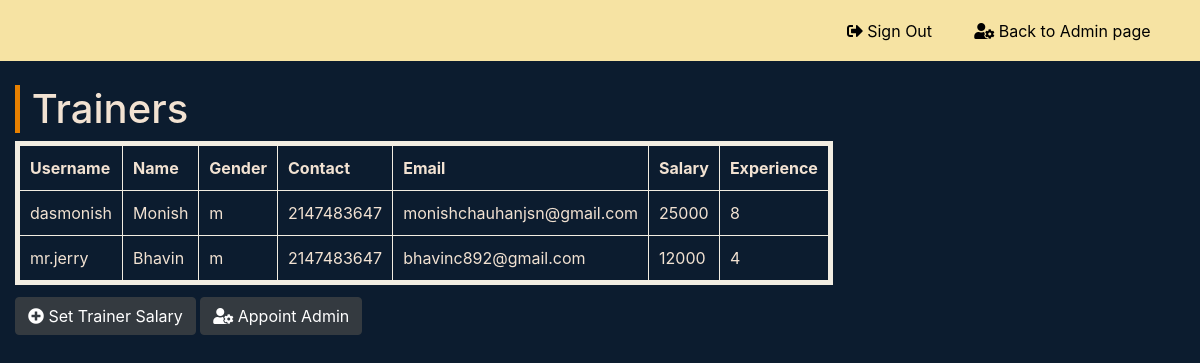
/alltrainer.php, run on the app's committed database.
### tables this page shows
CREATE TABLE `td` (
  `username` varchar(20) NOT NULL,
  `password` varchar(20) NOT NULL,
  `fname` varchar(20) NOT NULL,
  `mname` varchar(20) NOT NULL,
  `lname` varchar(20) NOT NULL,
  `gender` varchar(1) NOT NULL,
  `dobday` int(2) NOT NULL,
  `dobmonth` varchar(10) NOT NULL,
  `dobyear` int(4) NOT NULL,
  `contact` int(10) NOT NULL,
  `email` varchar(40) NOT NULL,
  `salary` int(10) NOT NULL,
  `experience` int(2) NOT NULL,
  `admin` int(11) NOT NULL
);

### alltrainer.php (the view, shortened to what this page needs)
<!DOCTYPE html>
<html>
<head>
	<link rel="stylesheet" type="text/css" href="admin.css">
<link rel="stylesheet" href="https://stackpath.bootstrapcdn.com/bootstrap/4.1.3/css/bootstrap.min.css">
	<link rel="stylesheet" href="https://use.fontawesome.com/releases/v5.2.0/css/all.css">
  <?php
  require 'server.php';
  ?>
	</head>
<body>
  <div class="container-fluid" style="background-color: #f6e3a3;">
      <a href="logout.php"><button type="button" class="btn btn-primary-outline" style="margin: 1% 1% 1% 70%;"><i class="fas fa-sign-out-alt"></i><span id="hidden-xs">  Sign Out</span></button></a>
      <a href="admin.php"><button type="button" class="btn btn-primary-outline"><i class="fas fa-user-cog"></i><span id="hidden-xs"> Back to Admin page</span></button></a>
    </div>
<div class="container-fluid">
  <br>
    <a name="trainer"><h1>Trainers</h1></a>
    <div class="row" id="trainer-container">
      <div class="col-lg-12">
        <table border="5px" bordercolor="#f2ede2" cellpadding="10">
          <tr>
            <th>Username</th>
            <th>Name</th>
            <th>Gender</th>
            <th>Contact</th>
            <th>Email</th>
            <th>Salary</th>
            <th>Experience</th>
          </tr>
          <?php
          $sql = 'SELECT *
              FROM td';
          $query = mysqli_query($conn, $sql);
              while ($row = mysqli_fetch_array($query))
              {
                echo '
                <tr>
                    <td>'.$row['username'].'</td>
                    <td>'.$row['fname'].'</td>
                    <td>'.$row['gender'].'</td>
                    <td>'.$row['contact'].'</td>
                    <td>'.$row['email'].'</td>
                    <td>'.$row['salary'].'</td>
                    <td>'.$row['experience'].'</td>
                </tr>';
              }
         ?>
        </table>
      </div>
      <br>
      <div class="col-lg-6 button-padding">
            <button class="btn btn-dark" type="submit" data-toggle="modal" data-target="#new-trainer"><i class="fas fa-plus-circle"></i> Set Trainer Salary</button>
            <button class="btn btn-dark" type="submit" data-toggle="modal" data-target="#admin-trainer"><i class="fas fa-user-cog"></i> Appoint Admin</button>
      </div>
    </div>
    <br>
  </div>
</body>
</html>

### admin.css (style rules this page uses)
body { background-color: #0c1c2f !important; color:#f2e2d2 !important; }
.btn-primary-outline { background:transparent; color:#000000; padding-bottom: 0; }
h1 { padding-left:1%; color: #0c1c2f; border-left: 5px solid #e88000; }
.button-padding { padding-top: 1%; }

### data on the page
td: username "dasmonish", fname "Monish", gender "m", contact "2147483647", email "monishchauhanjsn@gmail.com", salary "25000", experience "8"
td: username "mr.jerry", fname "Bhavin", gender "m", contact "2147483647", email "bhavinc892@gmail.com", salary "12000", experience "4"
